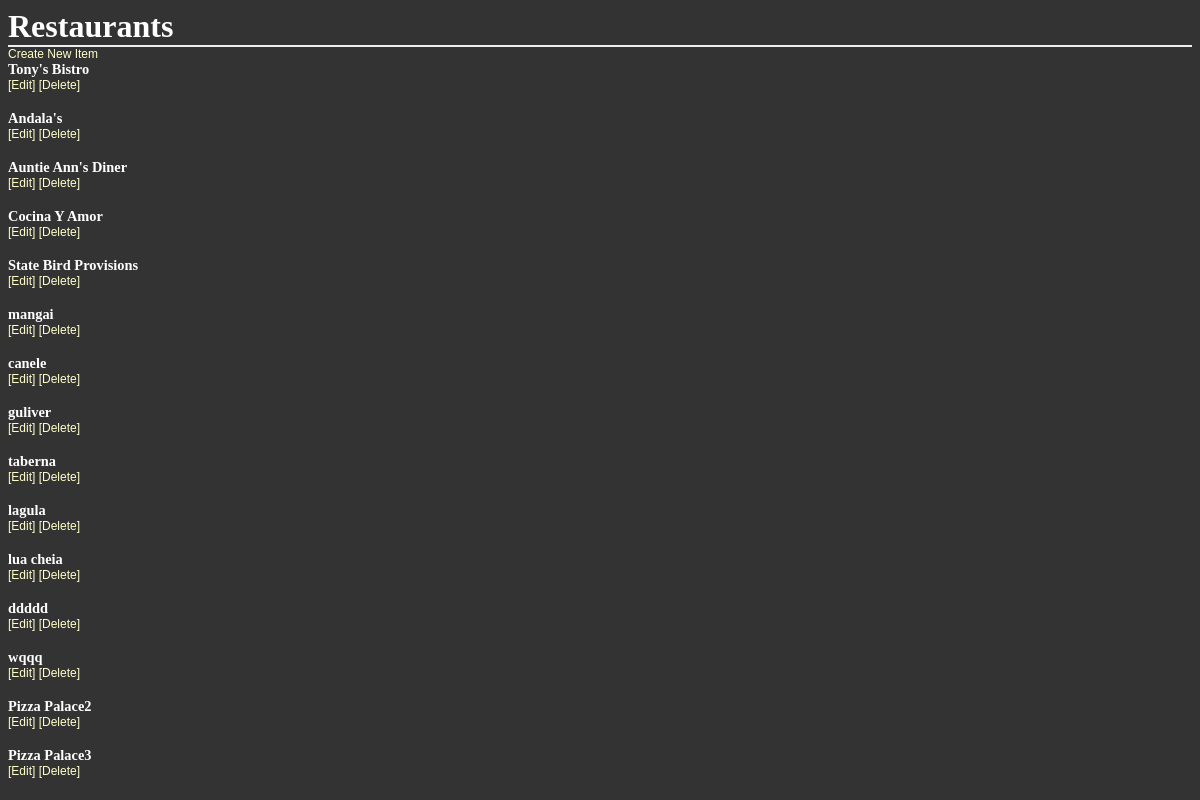
The page /restaurants/ on the database its author committed.
### database_setup.py (models this page shows)
class Restaurant(Base):
    __tablename__ = 'restaurant'
    id = Column(Integer, primary_key = True)
    name = Column(String(80), nullable = False)

### app.py (the view)
@app.route('/')
@app.route('/restaurants/')
def showRestaurants():
    restaurants = session.query(Restaurant).all()
    return render_template('restaurant/restaurants.html', restaurants=restaurants)

### templates/restaurant/restaurants.html (shortened to what this page needs)
<html>
<head>
    <link rel=stylesheet type=text/css href="{{ url_for('static', filename='styles.css') }}">
</head>
<body>
    <h1>Restaurants</h1>
    <a href="{{ url_for('newRestaurant') }}">Create New Item</a>
    {% if restaurants|length == 0 %}
        <h1>
            You currently have no restaurant
        </h1>
    {% else %}
        {% for restaurant in restaurants %}
        <div>
            <a href="{{ url_for('restaurantMenu', restaurant_id = restaurant.id) }}">
                <h2>
                    {{restaurant.name}}
                </h2>
            </a>
        </div>
        <a href="{{ url_for('editRestaurant', restaurant_id = restaurant.id) }}">[Edit] </a><a href="{{ url_for('deleteRestaurant', restaurant_id = restaurant.id) }}">[Delete]</a>
        <BR>
        <BR>
        {% endfor %}
    {% endif %}
</body>
</html>

### static/styles.css (style rules this page uses)
body { font-family: sans-serif; background-color: #333333 }
h1, h2, h3, h4 { color: #ffffff; }
h1, h2 { font-family: 'georgia', serif; margin: 0; }
h1 { border-bottom: 2px solid #eee; }
h2 { font-size: 1.2em; }
a { text-decoration: none; color: #ffffcc; font-size: .75em; }

### rows shown on the page
Restaurant: name "Tony's Bistro"
Restaurant: name "Andala's"
Restaurant: name "Auntie Ann's Diner"
Restaurant: name "Cocina Y Amor"
Restaurant: name "State Bird Provisions"
Restaurant: name "mangai"
Restaurant: name "canele"
Restaurant: name "guliver"
Restaurant: name "taberna"
Restaurant: name "lagula"
Restaurant: name "lua cheia"
Restaurant: name "ddddd"
Restaurant: name "wqqq"
Restaurant: name "Pizza Palace2"
Restaurant: name "Pizza Palace3"
